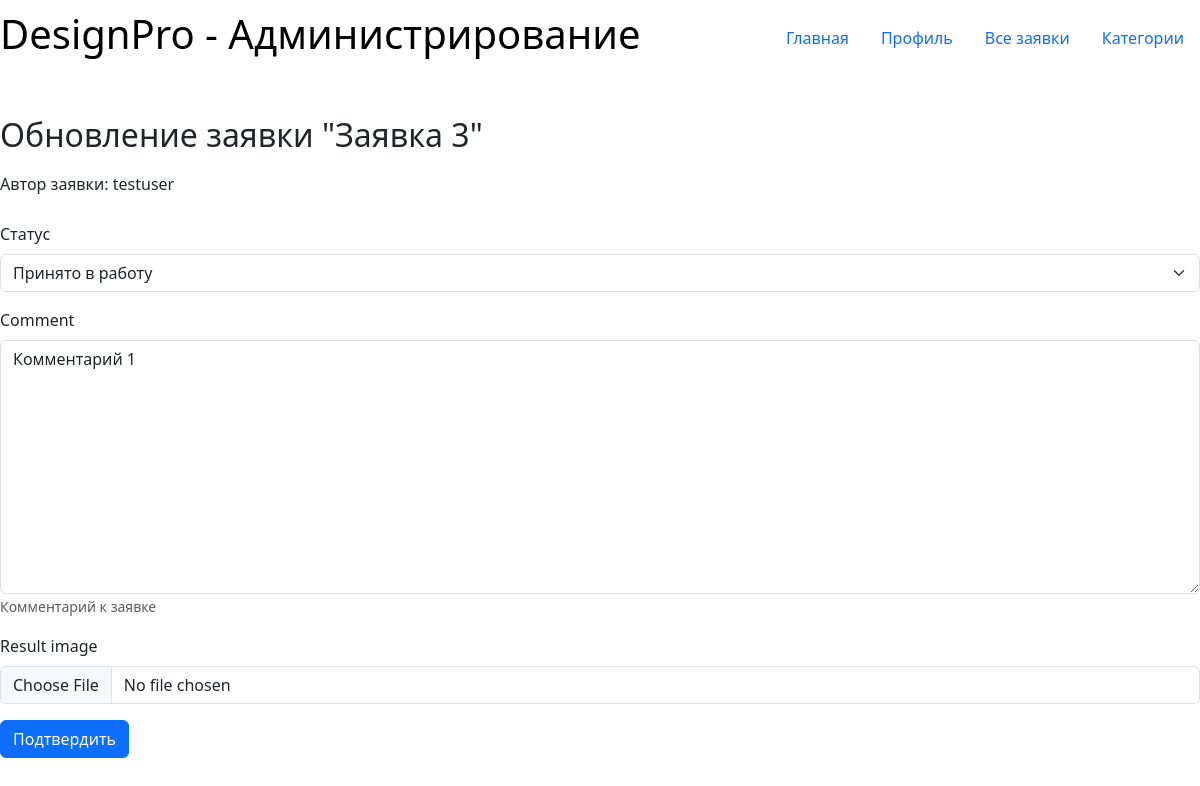
The page /designapp/designrequest/update/10/ (signed in) on the database its author committed.
### designapp/models.py (models this page shows, shortened)
class DesignRequest(models.Model):
    STATUS = (
        ('n', 'Новая'),
        ('w', 'Принято в работу'),
        ('d', 'Выполнено'),
    )
    title = models.CharField()
    description = models.TextField()
    category = models.ForeignKey('Category', on_delete=models.CASCADE)
    date = models.DateTimeField(auto_now_add=True)
    image = models.ImageField(default='default.jpg', upload_to='images/')
    status = models.CharField(max_length=1, choices=STATUS, default='n', verbose_name='Статус')
    comment = models.TextField(blank=True, help_text='Комментарий к заявке')
    customer = models.ForeignKey('CustomUser', on_delete=models.SET_NULL, null=True)
    result_image = models.ImageField(blank=True, upload_to='images/')
    class Meta:
        verbose_name = 'Заявка'
        verbose_name_plural = 'Заявки'
        ordering = ['-date']
        permissions = (("can_change_status", "Смена статуса заявки"),)

class CustomUser(AbstractUser):
    full_name = models.CharField()
    email = models.EmailField(unique=True)

### designapp/views.py (the view)
# urls.py: path('designrequest/update/<int:pk>/', views.DesignRequestUpdate.as_view(), name='designrequest-update'),
class DesignRequestUpdate(PermissionRequiredMixin, generic.UpdateView):
    model = DesignRequest
    form_class = DesignRequestUpdateForm
    template_name = 'designapp/designrequest_update_form.html'
    context_object_name = 'designrequest'
    permission_required = 'can_change_designrequest'
    success_url = reverse_lazy('designrequest-all-list')

### designapp/forms.py (shortened to what this page needs)
class DesignRequestUpdateForm(forms.ModelForm):
    class Meta:
        model = DesignRequest
        fields = ['status', 'comment', 'result_image']

### designapp/templates/designapp/designrequest_update_form.html (shortened to what this page needs)
{% extends 'base.html' %}
{% load django_bootstrap5 %}
{% block content %}
<section>
    <h2>Обновление заявки "{{ designrequest.title }}"</h2>
    <p>Автор заявки: {{ designrequest.customer }}</p>
    <form method="post" enctype="multipart/form-data">
        {% bootstrap_form form %}
        <button type="submit" class="btn btn-primary">Подтвердить</button>
    </form>
</section>
{% endblock %}

### designapp/static/css/style.css (style rules this page uses)
* { margin: 0; padding: 0; }
body { max-width: 1440px; margin: auto; }
section { display: flex; flex-direction: column; gap: 10px; }

### rows shown on the page
DesignRequest: title "Заявка 3", customer "testuser", status "Принято в работу", comment "Комментарий 1"
